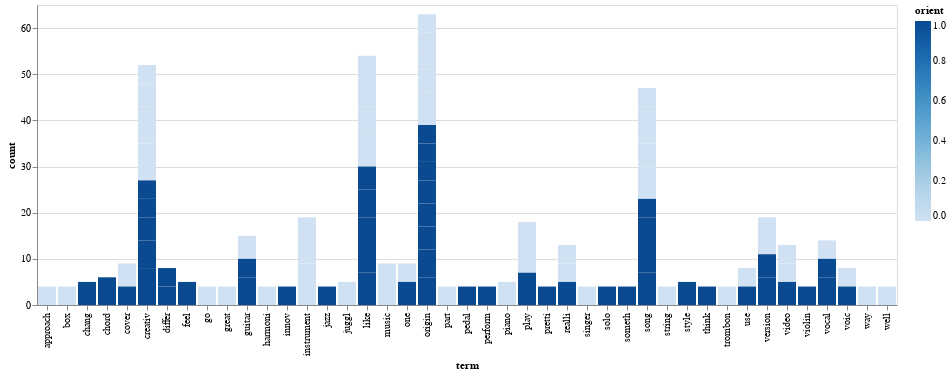

Notebook source saved alongside this figure:
### Code cell
bar4

### Figure 1 — Vega-Lite specification as saved in the notebook (floating-point values rounded to 4 significant figures)
{"config": {"view": {"continuousWidth": 400, "continuousHeight": 300}}, "data": {"name": "data-d032fda7c4d818aa11fe8c0bce2da657"}, "mark": "bar", "encoding": {"color": {"field": "orient", "type": "quantitative"}, "x": {"field": "term", "type": "nominal"}, "y": {"field": "count", "type": "quantitative"}}, "$schema": "https://vega.github.io/schema/vega-lite/v4.17.0.json", "datasets": {"data-d032fda7c4d818aa11fe8c0bce2da657": [{"orient": 0.0, "term": "instrument", "count": 9}, {"orient": 0.0, "term": "creativ", "count": 8}, {"orient": 0.0, "term": "creativ", "count": 8}, {"orient": 0.0, "term": "like", "count": 7}, {"orient": 0.0, "term": "song", "count": 7}, {"orient": 0.0, "term": "origin", "count": 7}, {"orient": 0.0, "term": "like", "count": 6}, {"orient": 0.0, "term": "like", "count": 6}, {"orient": 0.0, "term": "instrument", "count": 6}, {"orient": 0.0, "term": "play", "count": 6}, {"orient": 0.0, "term": "music", "count": 5}, {"orient": 0.0, "term": "creativ", "count": 5}, {"orient": 0.0, "term": "piano", "count": 5}, {"orient": 0.0, "term": "play", "count": 5}, {"orient": 0.0, "term": "juggl", "count": 5}, {"orient": 0.0, "term": "origin", "count": 5}, {"orient": 0.0, "term": "song", "count": 5}, {"orient": 0.0, "term": "guitar", "count": 5}, {"orient": 0.0, "term": "cover", "count": 5}, {"orient": 0.0, "term": "like", "count": 5}, {"orient": 0.0, "term": "one", "count": 4}, {"orient": 0.0, "term": "video", "count": 4}, {"orient": 0.0, "term": "great", "count": 4}, {"orient": 0.0, "term": "instrument", "count": 4}, {"orient": 0.0, "term": "origin", "count": 4}, {"orient": 0.0, "term": "realli", "count": 4}, {"orient": 0.0, "term": "string", "count": 4}, {"orient": 0.0, "term": "version", "count": 4}, {"orient": 0.0, "term": "song", "count": 4}, {"orient": 0.0, "term": "use", "count": 4}, {"orient": 0.0, "term": "vocal", "count": 4}, {"orient": 0.0, "term": "voic", "count": 4}, {"orient": 0.0, "term": "approach", "count": 4}, {"orient": 0.0, "term": "origin", "count": 4}, {"orient": 0.0, "term": "part", "count": 4}, {"orient": 0.0, "term": "creativ", "count": 4}, {"orient": 0.0, "term": "origin", "count": 4}, {"orient": 0.0, "term": "song", "count": 4}, {"orient": 0.0, "term": "box", "count": 4}, {"orient": 0.0, "term": "music", "count": 4}, {"orient": 0.0, "term": "video", "count": 4}, {"orient": 0.0, "term": "realli", "count": 4}, {"orient": 0.0, "term": "singer", "count": 4}, {"orient": 0.0, "term": "song", "count": 4}, {"orient": 0.0, "term": "trombon", "count": 4}, {"orient": 0.0, "term": "version", "count": 4}, {"orient": 0.0, "term": "way", "count": 4}, {"orient": 0.0, "term": "well", "count": 4}, {"orient": 0.0, "term": "go", "count": 4}, {"orient": 0.0, "term": "harmoni", "count": 4}, {"orient": 1.0, "term": "creativ", "count": 8}, {"orient": 1.0, "term": "song", "count": 7}, {"orient": 1.0, "term": "like", "count": 7}, {"orient": 1.0, "term": "play", "count": 7}, {"orient": 1.0, "term": "version", "count": 6}, {"orient": 1.0, "term": "creativ", "count": 6}, {"orient": 1.0, "term": "like", "count": 6}, {"orient": 1.0, "term": "song", "count": 6}, {"orient": 1.0, "term": "chord", "count": 6}, {"orient": 1.0, "term": "vocal", "count": 6}, {"orient": 1.0, "term": "like", "count": 6}, {"orient": 1.0, "term": "origin", "count": 6}, {"orient": 1.0, "term": "origin", "count": 6}, {"orient": 1.0, "term": "guitar", "count": 6}, {"orient": 1.0, "term": "like", "count": 6}, {"orient": 1.0, "term": "song", "count": 6}, {"orient": 1.0, "term": "origin", "count": 5}, {"orient": 1.0, "term": "realli", "count": 5}, {"orient": 1.0, "term": "feel", "count": 5}, {"orient": 1.0, "term": "like", "count": 5}, {"orient": 1.0, "term": "video", "count": 5}, {"orient": 1.0, "term": "creativ", "count": 5}, {"orient": 1.0, "term": "one", "count": 5}, {"orient": 1.0, "term": "origin", "count": 5}, {"orient": 1.0, "term": "chang", "count": 5}, {"orient": 1.0, "term": "version", "count": 5}, {"orient": 1.0, "term": "origin", "count": 5}, {"orient": 1.0, "term": "style", "count": 5}, {"orient": 1.0, "term": "creativ", "count": 4}, {"orient": 1.0, "term": "guitar", "count": 4}, {"orient": 1.0, "term": "think", "count": 4}, {"orient": 1.0, "term": "origin", "count": 4}, {"orient": 1.0, "term": "jazz", "count": 4}, {"orient": 1.0, "term": "perform", "count": 4}, {"orient": 1.0, "term": "someth", "count": 4}, {"orient": 1.0, "term": "violin", "count": 4}, {"orient": 1.0, "term": "origin", "count": 4}, {"orient": 1.0, "term": "pedal", "count": 4}, {"orient": 1.0, "term": "solo", "count": 4}, {"orient": 1.0, "term": "use", "count": 4}, {"orient": 1.0, "term": "voic", "count": 4}, {"orient": 1.0, "term": "cover", "count": 4}, {"orient": 1.0, "term": "creativ", "count": 4}, {"orient": 1.0, "term": "differ", "count": 4}, {"orient": 1.0, "term": "innov", "count": 4}, {"orient": 1.0, "term": "song", "count": 4}, {"orient": 1.0, "term": "origin", "count": 4}, {"orient": 1.0, "term": "pretti", "count": 4}, {"orient": 1.0, "term": "vocal", "count": 4}, {"orient": 1.0, "term": "differ", "count": 4}]}}
